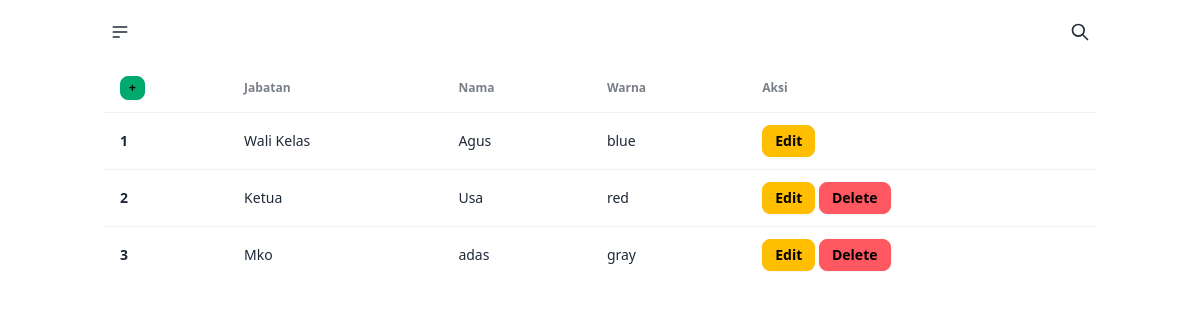
The page /admin/pengurus/index.php on the database as committed earlier.
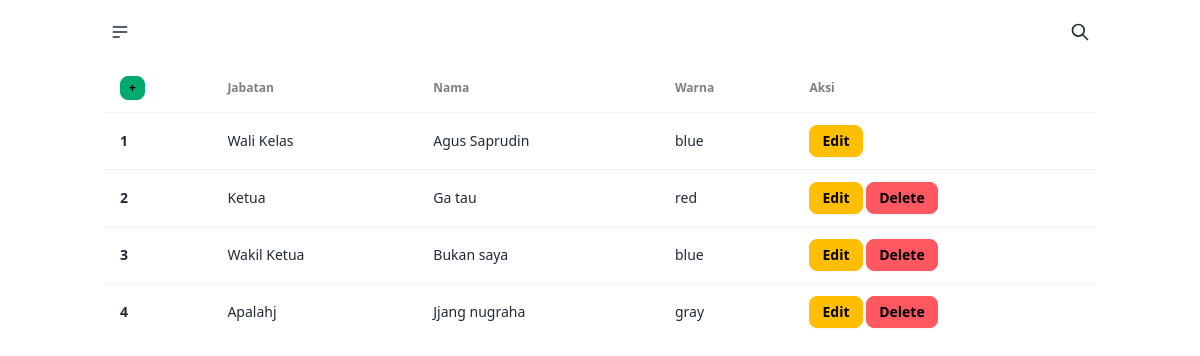
The same page on the database as committed later.
### tables this page shows
CREATE TABLE `pengurus` (
  `id` int NOT NULL,
  `warna` text NOT NULL,
  `jabatan` text NOT NULL,
  `nama` text NOT NULL,
  `created_at` datetime NOT NULL DEFAULT CURRENT_TIMESTAMP
);

### admin/pengurus/index.php (the view, shortened to what this page needs)
<?php
include '../../config.php';
?>
<!doctype html>
<html lang="en">
  <head>
    <link rel="stylesheet" href="../../src/style/output.css" />
    <link
      href="https://cdn.jsdelivr.net/npm/daisyui@4.12.10/dist/full.min.css"
      rel="stylesheet"
      type="text/css"
    />
  </head>
  <body>
  <?php include '../nav-new.php' ?>
    <div class="container mx-auto">
      <div class="overflow-x-auto">
        <table class="table">
          <thead>
            <tr>
              <th><a href="create.php" class="btn btn-xs btn-success">+</a></th>
              <th>Jabatan</th>
              <th>Nama</th>
              <th>Warna</th>
              <th>Aksi</th>
            </tr>
          </thead>
          <tbody>
            <?php
            $sql = "SELECT * FROM pengurus WHERE id=1";
            $query = mysqli_query($conn, $sql);
            while ($data = mysqli_fetch_assoc($query)):
            ?>
            <tr>
              <th>1</th>
              <td><?= $data['jabatan'] ?></td>
              <td><?= $data['nama'] ?></td>
              <td><?= $data['warna'] ?></td>
              <td>
                <a href="update.php?id=1" type="submit" name="submit" class="btn btn-sm btn-warning">Edit</a>
              </td>
            </tr>
            <?php endwhile; ?>
            <?php
            $sql = "SELECT * FROM pengurus WHERE id >= 2 ORDER BY created_at ASC";
            $i = 2;
            $query = mysqli_query($conn, $sql);
            while ($data = mysqli_fetch_assoc($query)):
            ?>
            <tr>
              <th><?= $i++ ?></th>
              <td><?= $data['jabatan'] ?></td>
              <td><?= $data['nama'] ?></td>
              <td><?= $data['warna'] ?></td>
              <td>
                <a href="update.php?id=<?= $data['id'] ?>" type="submit" name="submit" class="btn btn-sm btn-warning">Edit</a>
                <a href="delete.php?id=<?= $data['id'] ?>" class="btn btn-sm btn-error">Delete</a>
              </td>
            </tr>
            <?php endwhile; ?>
          </tbody>
        </table>
      </div>
    </div>
  </body>
</html>

Rows that differ between the two databases and show on the page:
changed pengurus "Wali Kelas": nama "Agus" → "Agus Saprudin"
changed pengurus "Ketua": nama "Usa" → "Ga tau"
changed pengurus: jabatan "Mko" → "Wakil Ketua"; nama "adas" → "Bukan saya"; warna "gray" → "blue"
added pengurus: jabatan "Apalahj", nama "Jjang nugraha", warna "gray"
